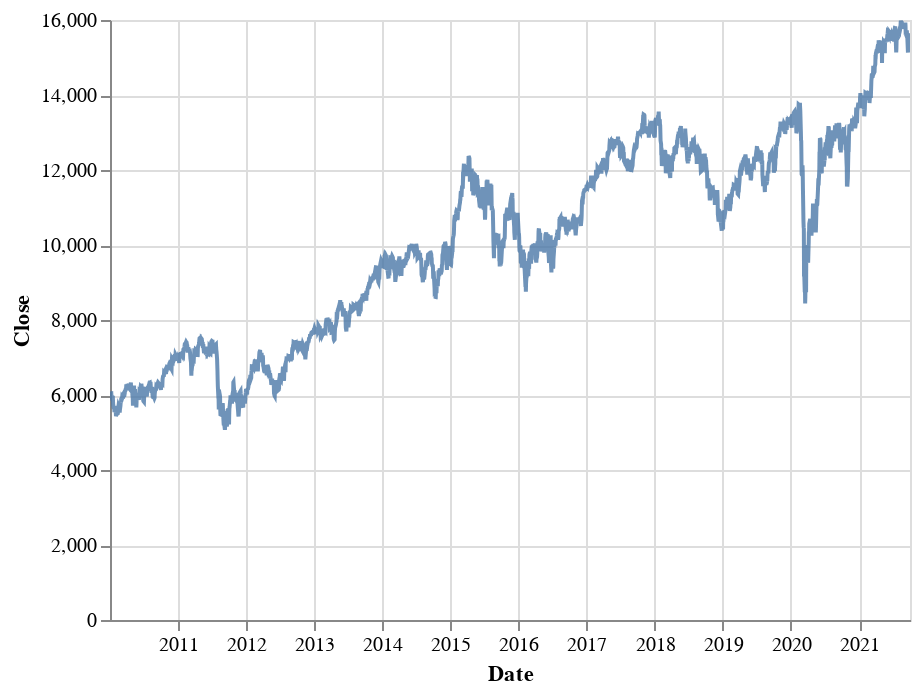

Notebook code cell kept with this figure:
### Code cell
chart =(
    alt.Chart(dax)
    .mark_line(opacity=0.8,clip=True)
    .encode(
        x="Date:T",
        y=alt.Y("Close:Q",stack=None)
    )
)
chart

### Figure 1 — Vega-Lite specification as saved in the notebook (floating-point values rounded to 4 significant figures; data arrays with more than 128 entries replaced by an {"elided": "..."} marker saying what was removed)
{"config": {"view": {"continuousWidth": 400, "continuousHeight": 300}}, "data": {"name": "data-3db0352e232c746a15aa1abfc51c1ea8"}, "mark": {"type": "line", "clip": true, "opacity": 0.8}, "encoding": {"x": {"type": "temporal", "field": "Date"}, "y": {"type": "quantitative", "field": "Close", "stack": null}}, "$schema": "https://vega.github.io/schema/vega-lite/v4.8.1.json", "datasets": {"data-3db0352e232c746a15aa1abfc51c1ea8": {"elided": "2982 records"}}}
